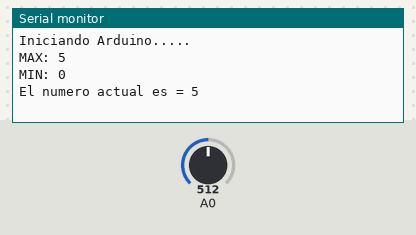
A sketch run on a simulated Arduino Uno, built with avr-gcc and run on an emulated ATmega328P. Parts: the last lines printed to the serial monitor. Inputs (shaded band) come from the test bench; at power-on: A0 = 512.

Above: at 2.8 s.
2.9 s: A0 set to 455
At 5.4 s:
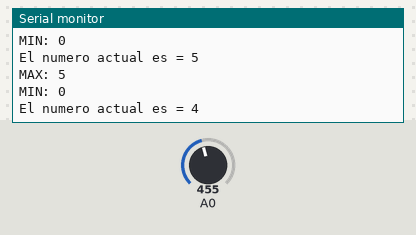
5.6 s: A0 set to 306
At 8.3 s:
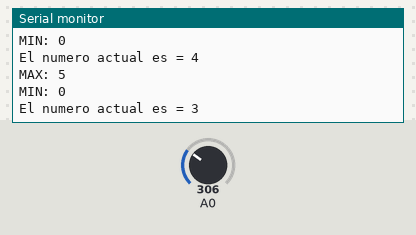
Timing chart, 0 to 9.8 s (numbered marks = the images above; inputs shaded):
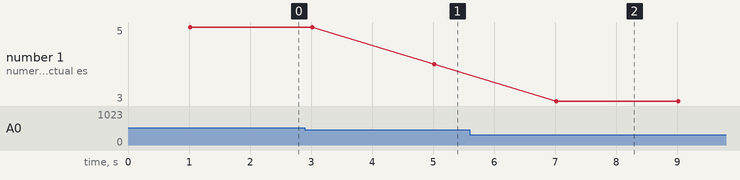

Measured:
- after the input at 2.9 s, the serial monitor: prints a new line after 2.1 s (image 1)
- after the input at 5.6 s, the serial monitor: prints a new line after 1.4 s (image 2)
- plotted number 1: 5 → 4 after the input at 2.9 s, 4 → 3 after the input at 5.6 s

The sketch:

cod_LecturaPotenciometro.ino
```cpp
int valor; //esta variable almacena el valor del potenciometro
int numero; // esta variable la ocuparemos para definir el numero segun el rango en el que nos encontremos


// variables para capturar valor mayor y menor
int Lista[11];

void setup() {
  // put your setup code here, to run once:
 // inicializamos la comunicacion serial
 Serial.begin(9600);

//Escribimos un mensaje de inicio
 Serial.println("Iniciando Arduino.....");

}


void loop() {
  // put your main code here, to run repeatedly:
// leeremos el pin A0 valor o el pin analogico que este conectado la salida del potenciometro
valor = analogRead(A0);

//Para probar imprimimos el valor por pantalla
/*
Serial.print("El valor es = ");
Serial.println(valor);
Serial.println("");

delay(1000);
*/
if(valor >= 0 && valor <= 93.09)
{
  numero = 0;
  Lista[0]=0;
  delay(1000);
  imprimir();
}
if(valor >= 93.1 && valor <= 186.19)
{
  numero = 1;
     Lista[1]= numero;
    delay(1000);
    imprimir();
}
if(valor >= 186.20 && valor <= 279.3)
{
  numero = 2;

    Lista[2]=numero;
    delay(1000);
    imprimir();
}
if(valor >= 279.4 && valor <= 372.5)
{
  numero = 3;

    Lista[3]=numero;
    delay(1000);
    imprimir();
}
if(valor >= 372.51 && valor <= 465.6)
{
  numero = 4;

    Lista[4]=numero;
    delay(1000);
    imprimir();
}
if(valor >= 465.61 && valor <= 558.8)
{
  numero = 5;

    Lista[5]=numero;
    delay(1000);
    imprimir();
}
if(valor >= 558.9 && valor <= 651.8)
{
  numero = 6;

    Lista[6]=numero;
    delay(1000);
    imprimir();
}
if(valor >= 651.9 && valor <= 744.9)
{
  numero = 7;

    Lista[7]=numero;
    delay(1000);
    imprimir();
}
if(valor >= 744.81 && valor <= 838.0)
{
  numero = 8;
  Lista[8]=numero;
delay(1000);
  imprimir();

}
if(valor >= 838.1 && valor <= 931.1)
{
  numero = 9;
    Lista[9]=numero;
    delay(1000);
    imprimir();
}
if(valor >= 931.2 && valor <= 1023)
{
  numero = 10;
    Lista[10]=numero;
    delay(1000);
    imprimir();
}
 delay(1000);

}


//Funcion Imprimir
void imprimir()
{
  Serial.print("MAX: ");
 Serial.println(Mayor());

 Serial.print("MIN: ");
 Serial.println(Menor());

 Serial.print("El numero actual es = ");
 Serial.println(numero);
}

//Funcion para capturar numero mayor
int Mayor(){
  int numMayor = 0;

  //crea un bucle para recorrer ese array
  for (int i=0; i<11; i++) {
    //compara cada numero del array con el maxVal
    if (numMayor < Lista[i]) {
      numMayor= Lista[i];
    }
  }

  return numMayor;
}

//Funcion para capturar el numero menor
int Menor(){
  int numMenor = 10;

  //crea un bucle para recorrer ese array
  for (int i=0; i<11; i++) {
    //compara cada numero del array con el minVal y si es menor actualiza la variable
    if (Lista[i] < numMenor) {
      numMenor = Lista[i];
    }
  }

  return numMenor;
}
```
